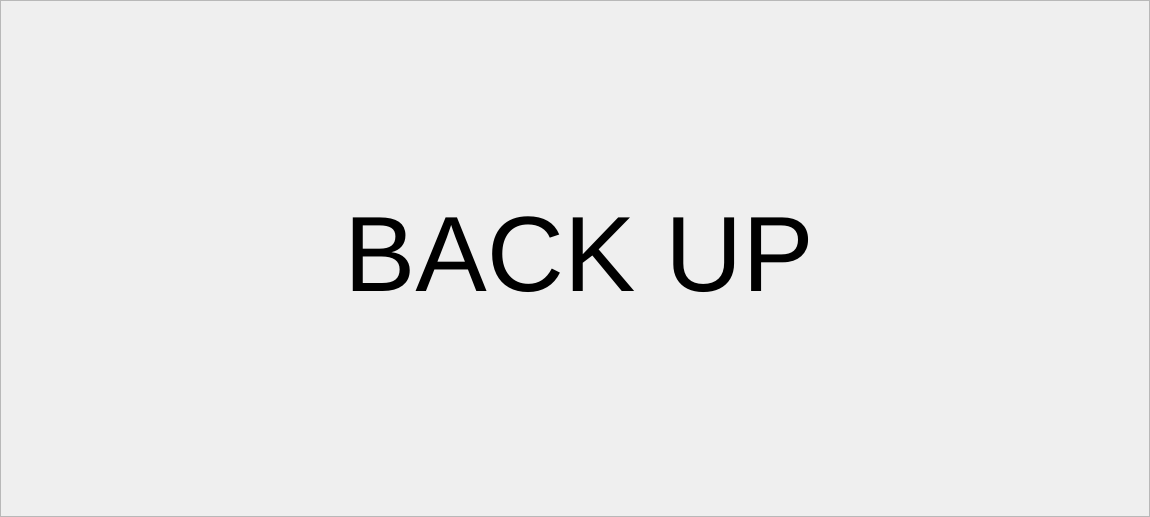
<?xml version="1.0" encoding="UTF-8"?>
<ui version="4.0">
 <class>Form</class>
 <widget class="QWidget" name="Form">
  <property name="geometry">
   <rect>
    <x>0</x>
    <y>0</y>
    <width>1150</width>
    <height>517</height>
   </rect>
  </property>
  <property name="windowTitle">
   <string>Form</string>
  </property>
  <layout class="QHBoxLayout" name="horizontalLayout">
   <property name="leftMargin">
    <number>0</number>
   </property>
   <property name="topMargin">
    <number>0</number>
   </property>
   <property name="rightMargin">
    <number>0</number>
   </property>
   <property name="bottomMargin">
    <number>0</number>
   </property>
   <item>
    <widget class="QFrame" name="screen">
     <property name="sizePolicy">
      <sizepolicy hsizetype="Expanding" vsizetype="Expanding">
       <horstretch>0</horstretch>
       <verstretch>0</verstretch>
      </sizepolicy>
     </property>
     <property name="frameShape">
      <enum>QFrame::StyledPanel</enum>
     </property>
     <property name="frameShadow">
      <enum>QFrame::Raised</enum>
     </property>
     <layout class="QVBoxLayout" name="verticalLayout">
      <property name="topMargin">
       <number>0</number>
      </property>
      <property name="rightMargin">
       <number>0</number>
      </property>
      <item alignment="Qt::AlignHCenter">
       <widget class="QLabel" name="label">
        <property name="font">
         <font>
          <pointsize>80</pointsize>
         </font>
        </property>
        <property name="text">
         <string>BACK UP</string>
        </property>
       </widget>
      </item>
     </layout>
    </widget>
   </item>
  </layout>
 </widget>
 <resources>
  <include location="../RecursosSTPUI.qrc"/>
 </resources>
 <connections/>
</ui>
